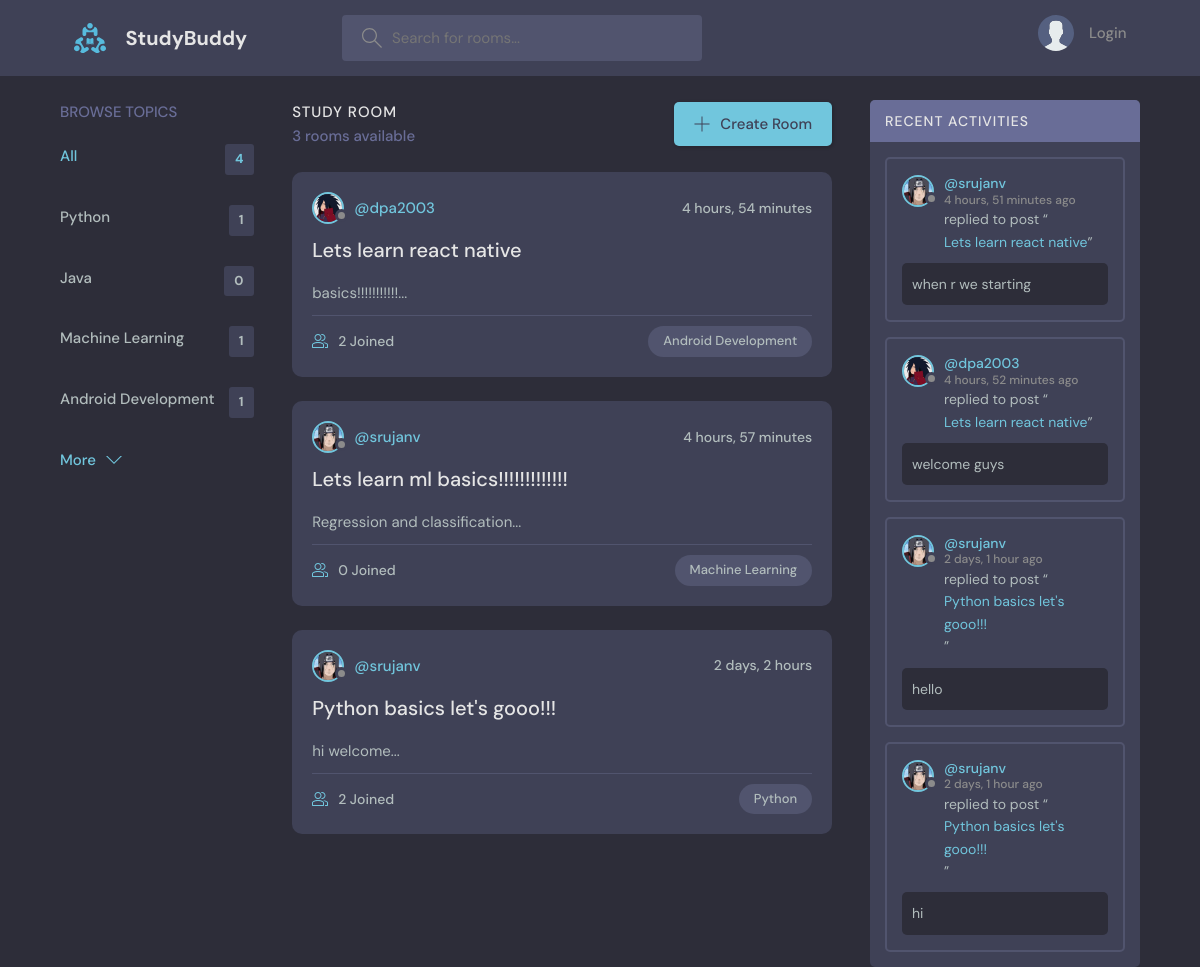
The page / on the database its author committed.
### base/models.py (models this page shows, shortened)
class Topic(models.Model):
    name = models.CharField(max_length = 200)

class Room(models.Model):
    host = models.ForeignKey(User, on_delete = models.SET_NULL, null = True)
    name = models.CharField(max_length = 200)
    topic = models.ForeignKey(Topic, on_delete = models.SET_NULL, null = True)
    description = models.TextField(null = True, blank = True)
    updated = models.DateTimeField(auto_now = True)
    participants = models.ManyToManyField(User, related_name='participants')
    created = models.DateTimeField(auto_now_add = True)
    class Meta:
        ordering = ['-updated', '-created']#display newest created/updated room first
    def __str__(self) -> str:
        return (self.name)

class User(AbstractUser):
    name = models.CharField(max_length=200, null = True)
    email = models.EmailField(unique=True,null=True)
    bio = models.TextField(null=True)
    avatar = models.ImageField(null=True, default="avatar1.svg")
    USERNAME_FIELD = 'email'
    REQUIRED_FIELDS = []

class Message(models.Model):
    user = models.ForeignKey(User, on_delete = models.CASCADE)
    room = models.ForeignKey(Room, on_delete = models.CASCADE)
    body = models.TextField()
    updated = models.DateTimeField(auto_now = True)
    created = models.DateTimeField(auto_now_add = True)
    class Meta:
        ordering = ['-updated', '-created']#display newest created/updated room first

### base/views.py (the view)
# urls.py: path('', views.home, name = 'home'),#set the path home which is default whe=ich occurs when website is opened
def home(request):
    if request.GET.get('q') != None:
        q = request.GET.get('q')
    else:
        q = ''
    rooms = Room.objects.filter(Q(topic__name__icontains = q ) |
                                Q(name__icontains = q) |
                                Q(description__icontains = q))#query our database(room list) and filter our rooms based on name description and topic
    topics = Topic.objects.all()[0:5]
    room_count = rooms.count()
    room_messages = Message.objects.filter(Q(room__topic__name__icontains = q))
    context = {'rooms':rooms, 'topics': topics, 'room_count':room_count,'room_messages':room_messages}
    return render(request,'base/home.html',context)

### base/templates/base/home.html (shortened to what this page needs)
{% extends 'main.html'%}
{% block content%}
<main class="layout layout--3">
  <div class="container">
    {% include 'base/topics_components.html'%}
    <div class="roomList">
      <div class="roomList__header">
        <div>
          <h2>Study Room</h2>
          <p>{{room_count}} rooms available</p>
        </div>
        <a class="btn btn--main" href="{% url 'create-room' %}">
          <svg version="1.1" xmlns="http://www.w3.org/2000/svg" width="32" height="32" viewBox="0 0 32 32">
            <title>add</title>
            <path
              d="M16.943 0.943h-1.885v14.115h-14.115v1.885h14.115v14.115h1.885v-14.115h14.115v-1.885h-14.115v-14.115z"
            ></path>
          </svg>
          Create Room
        </a>
      </div>
      {% include 'base/feed_component.html'%}
    </div>
    {% include 'base/activity_component.html' %}
  </div>
</main>
{% endblock %}

### base/templates/base/topics_components.html
<div class="topics">
    <div class="topics__header">
      <h2>Browse Topics</h2>
    </div>
    <ul class="topics__list">
      <li>
        <a href="{% url 'home' %}" class="active">All <span>{{topics.count}}</span></a>
      </li>
      {% for topic in topics %}
      <li>
        <a href="{% url 'home' %}?q={{topic.name}}">{{topic.name}}<span>{{topic.room_set.all.count}}</span></a>
      </li>
      {% endfor %}
    </ul>
    <a class="btn btn--link" href="{% url 'topics' %}">
      More
      <svg version="1.1" xmlns="http://www.w3.org/2000/svg" width="32" height="32" viewBox="0 0 32 32">
        <title>chevron-down</title>
        <path d="M16 21l-13-13h-3l16 16 16-16h-3l-13 13z"></path>
      </svg>
    </a>
  </div>

### base/templates/base/feed_component.html (shortened to what this page needs)
{% for room in rooms %}
<div class="roomListRoom">
    <div class="roomListRoom__header">
      <a href="{% url 'profile' room.host.id%}" class="roomListRoom__author">
        <div class="avatar avatar--small">
          <img src="{{room.host.avatar.url}}" />
        </div>
        <span>@{{room.host.username}}</span>
      </a>
      <div class="roomListRoom__actions">
        <span>{{room.created|timesince}}</span>
      </div>
    </div>
    <div class="roomListRoom__content">
      <a href="{% url 'room' room.id %}">{{room.name}}</a>
      <p>
        {{room.description | slice:":100"}}...
      </p>
    </div>
    <div class="roomListRoom__meta">
      <a href="{% url 'room' room.id %}" class="roomListRoom__joined">
        {{room.participants.all.count}} Joined
      </a>
      <p class="roomListRoom__topic">{{room.topic.name}}</p>
    </div>
  </div>
{% endfor %}

### base/templates/base/activity_component.html (shortened to what this page needs)
<div class="activities">
    <div class="activities__header">
      <h2>Recent Activities</h2>
    </div>
    {% for msg in room_messages %}
    <div class="activities__box">
      <div class="activities__boxHeader roomListRoom__header">
        <a href="{% url 'profile' msg.user.id %}" class="roomListRoom__author">
          <div class="avatar avatar--small">
            <img src="{{msg.user.avatar.url}}" />
          </div>
          <p>
            @{{msg.user.username}}
            <span>{{msg.created | timesince}} ago</span>
          </p>
        </a>
      </div>
      <div class="activities__boxContent">
        <p>replied to post “<a href="{%url 'room' msg.room.id%}">{{msg.room}}</a>”</p>
        <div class="activities__boxRoomContent">
          {{msg.body}}
        </div>
      </div>
    </div>
    {% endfor %}
  </div>

### rows shown on the page
Topic: name "Python", room_set.all.count "1"
Topic: name "Java", room_set.all.count "0"
Topic: name "Machine Learning", room_set.all.count "1"
Topic: name "Android Development", room_set.all.count "1"
Room: host.avatar (picture), host.username "dpa2003", created "4 hours, 54 minutes", name "Lets learn react native", description "basics!!!!!!!!!!!", participants.all.count "2", topic.name "Android Development"
Room: host.avatar (picture), host.username "srujanv", created "4 hours, 57 minutes", name "Lets learn ml basics!!!!!!!!!!!!!", description "Regression and classification", participants.all.count "0", topic.name "Machine Learning"
Room: host.avatar (picture), host.username "srujanv", created "2 days, 2 hours", name "Python basics let's gooo!!!", description "hi welcome", participants.all.count "2", topic.name "Python"
Message: user.avatar (picture), user.username "srujanv", created "4 hours, 51 minutes", room "Lets learn react native", body "when r we starting"
Message: user.avatar (picture), user.username "dpa2003", created "4 hours, 52 minutes", room "Lets learn react native", body "welcome guys"
Message: user.avatar (picture), user.username "srujanv", created "2 days, 1 hour", room "Python basics let's gooo!!!", body "hello"
Message: user.avatar (picture), user.username "srujanv", created "2 days, 1 hour", room "Python basics let's gooo!!!", body "hi"

### other values the page prints
{{ topics.count }} "4"
{{ room_count }} "3"
